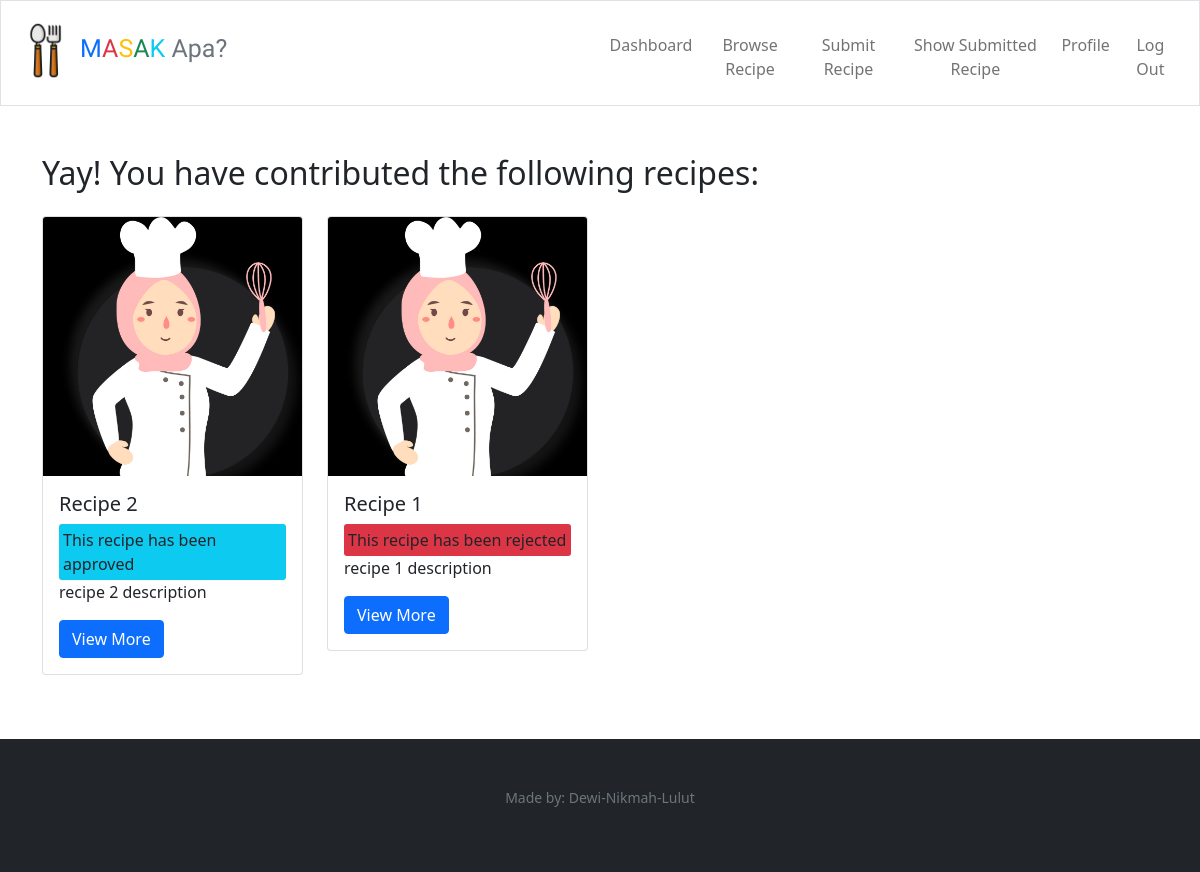
The page /recipe/show/submitted (signed in) on the database its author committed.
### tables this page shows
CREATE TABLE "recipes_submitted" (
	"id"	integer NOT NULL,
	"name"	TEXT NOT NULL,
	"origin_id"	integer NOT NULL,
	"image"	varchar,
	"created_at"	datetime DEFAULT CURRENT_TIMESTAMP,
	"updated_at"	datetime DEFAULT CURRENT_TIMESTAMP,
	"description"	TEXT,
	"img_src"	TEXT,
	"recipe_src"	TEXT,
	"status"	integer DEFAULT 0,
	"user_id"	INTEGER,
	FOREIGN KEY("origin_id") REFERENCES "origins"("id") on delete cascade on update cascade,
	PRIMARY KEY("id" AUTOINCREMENT)
);

### app.py (the view)
@app.route("/recipe/show/submitted", methods=["GET"])
@login_required
def show_submitted_recipes():
    user_id = session["user_id"]
    global search_result
    if request.method == "GET":
        search_result.clear()
        recipes = db.execute("select recipes_submitted.status, recipes_submitted.id, recipes_submitted.name as recipe_name, recipes_submitted.image, recipes_submitted.description, recipe_ingredients_submitted.qty, instructions_submitted.instructions, units.name as unit_name from recipes_submitted inner join recipe_ingredients_submitted on recipes_submitted.id = recipe_ingredients_submitted.recipe_id inner join ingredients on recipe_ingredients_submitted.ingredients_id = ingredients.id inner join units on recipe_ingredients_submitted.unit_id = units.id inner join instructions_submitted on recipes_submitted.id = instructions_submitted.recipe_id where recipes_submitted.user_id = ? group by recipes_submitted.id order by recipes_submitted.created_at desc", user_id)
        print(recipes)
        return render_template("show_submitted_recipes.html", recipes=recipes)

### app.py (called while the page is built)
@app.after_request
def after_request(response):
    response.headers["Cache-Control"] = "no-cache, no-store, must-revalidate"
    response.headers["Expires"] = 0
    response.headers["Pragma"] = "no-cache"
    return response

### helpers.py (called while the page is built)
def login_required(f):
    @wraps(f)
    def decorated_function(*args, **kwargs):
        if session.get("user_id") is None:
            return redirect("/login")
        return f(*args, **kwargs)
    return decorated_function

### templates/show_submitted_recipes.html
{% extends "layout.html" %} {% block title %} Recipes {% endblock %} {% block
main %}
<div class="container-lg mt-1 mb-3">
  <h2 class="mb-3">Yay! You have contributed the following recipes:</h2>
  <div class="row mt-2">
    {% for recipe in recipes %}
    <div class="col-lg-3 mt-2">
      <div class="card" style="width: 100%">
        <img
          src="/static/uploads/{{ recipe['image'] }}"
          class="card-img-top card-size"
          alt="IoT course thumbnail"
        />
        <div class="card-body">
          <h5 class="card-title">{{ recipe["recipe_name"] }}</h5>
          {% if recipe['status'] == 0 %}
          <div class="bg-warning p-1" style="border-radius: 3px">
            This recipe is under review
          </div>
          {% elif recipe['status'] == 1 %}
          <div class="bg-info p-1" style="border-radius: 3px">
            This recipe has been approved
          </div>
          {% else %}
          <div class="bg-danger p-1" style="border-radius: 3px">
            This recipe has been rejected
          </div>
          {% endif %}
          <p class="card-text">{{ recipe["description"]|truncate(50) }}</p>
          <a href="/recipe/show/{{ recipe['id'] }}" class="btn btn-primary"
            >View More</a
          >
        </div>
      </div>
    </div>
    {% endfor %}
  </div>
  <div class="spacing p-4"></div>
</div>
{% endblock %}

### static/style.css (style rules this page uses)
.card-size { width: 100%; height: 100%; }

### rows shown on the page
recipes_submitted: image (picture), recipe_name "Recipe 2", status "This recipe has been approved", description "recipe 2 description"
recipes_submitted: image (picture), recipe_name "Recipe 1", status "This recipe has been rejected", description "recipe 1 description"
